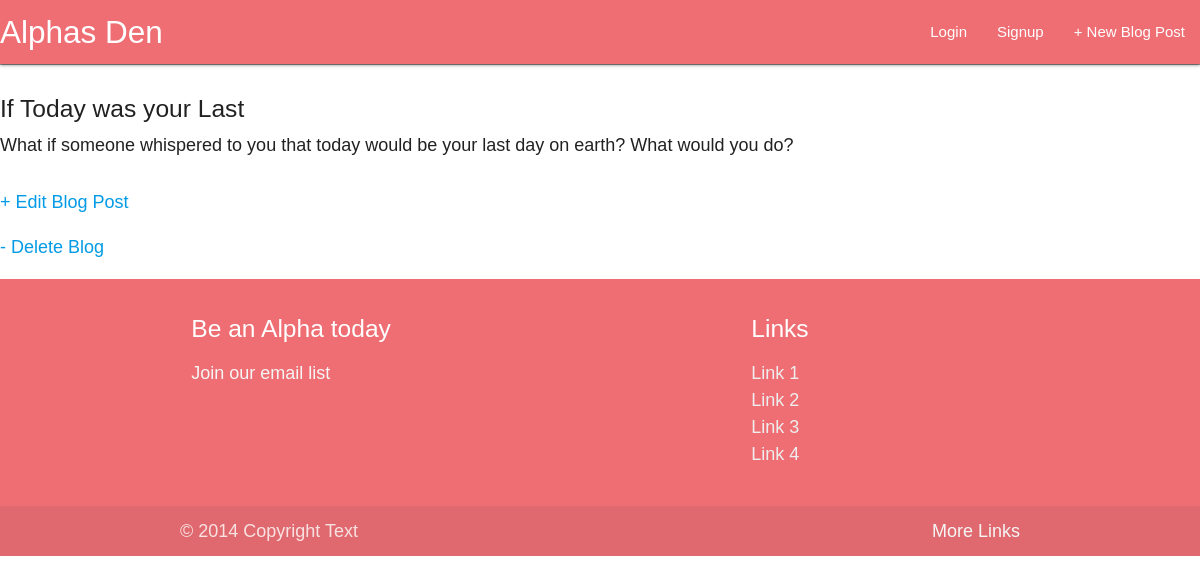
/post/2/, run on an earlier commit of the app's database.
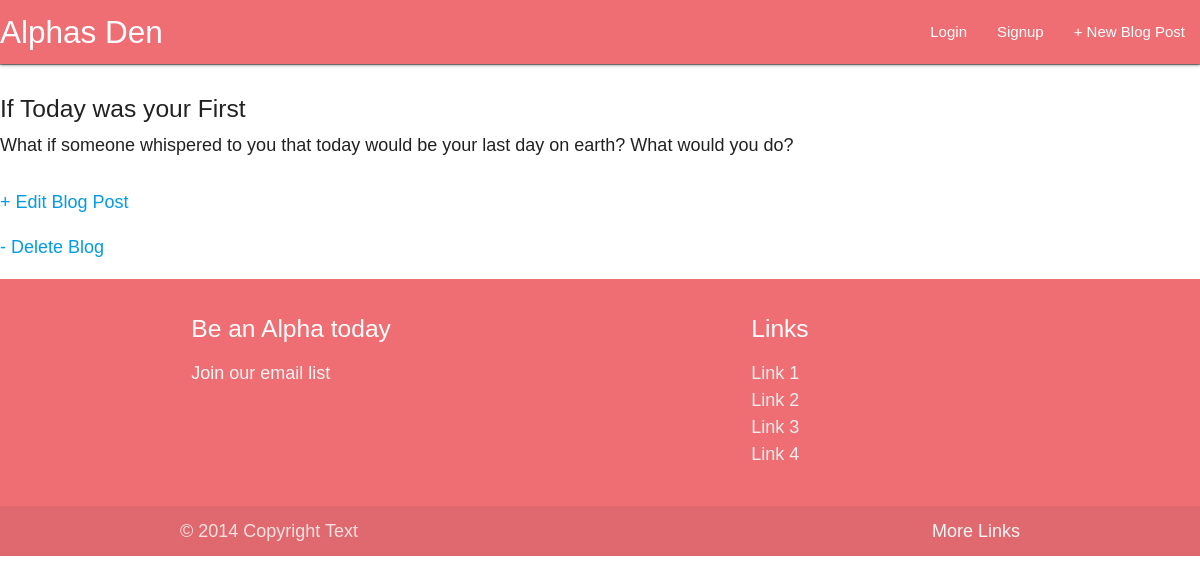
And on a later commit of the database.
### blog/models.py (models this page shows, shortened)
class Post(models.Model):
	title = models.CharField(max_length =200)
	author = models.ForeignKey('auth.User',on_delete =models.CASCADE)
	body = models.TextField()

### blog/views.py (the view)
# urls.py: path('post/<int:pk>/',BlogDetailView.as_view(), name= 'post_detail' ),
class BlogDetailView(DetailView):
	model =Post
	template_name = 'post_detail.html'
	context_object_name = 'indiv_post'

### templates/post_detail.html
{% extends 'base.html' %}
{% block content %}
	<div class="post-entry">
		<h5>{{ indiv_post.title }}</h5>
		<p> {{ indiv_post.body }} </p>
	</div>
	<p>
		<a href="{% url 'post_edit' indiv_post.pk %}"> + Edit Blog Post</a>
	<p>
	<p>
		<a href="{% url 'post_delete' indiv_post.pk %}"> - Delete Blog</a>
	</p>
{% endblock %}

What changed in the data, as far as the page shows it:
changed Post: title "If Today was your Last" → "If Today was your First"
